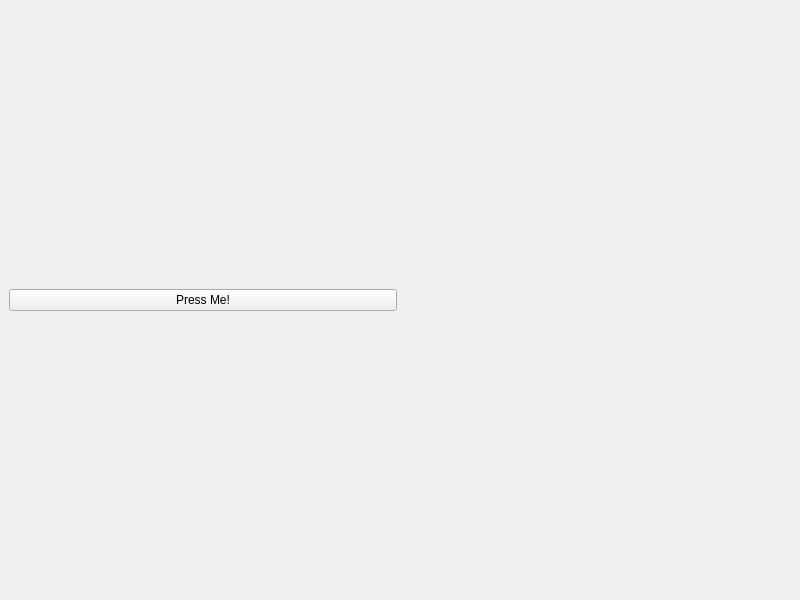
<?xml version="1.0" encoding="UTF-8"?>
<ui version="4.0">
 <class>MainWindow</class>
 <widget class="QMainWindow" name="MainWindow">
  <property name="geometry">
   <rect>
    <x>0</x>
    <y>0</y>
    <width>800</width>
    <height>600</height>
   </rect>
  </property>
  <property name="windowTitle">
   <string>MainWindow</string>
  </property>
  <widget class="QWidget" name="centralwidget">
   <layout class="QHBoxLayout" name="horizontalLayout">
    <item>
     <widget class="CustomButton" name="pushButton">
      <property name="text">
       <string>Press Me!</string>
      </property>
     </widget>
    </item>
    <item>
     <widget class="CustomLabel" name="label">
      <property name="text">
       <string/>
      </property>
     </widget>
    </item>
   </layout>
  </widget>
 </widget>
 <customwidgets>
  <customwidget>
   <class>CustomLabel</class>
   <extends>QLabel</extends>
   <header location="global">custom_label.h</header>
   <slots>
    <slot>setCustomText(list)</slot>
   </slots>
  </customwidget>
  <customwidget>
   <class>CustomButton</class>
   <extends>QPushButton</extends>
   <header location="global">custom_button.h</header>
   <slots>
    <signal>buttonPressed(list)</signal>
   </slots>
  </customwidget>
 </customwidgets>
 <resources/>
 <connections>
  <connection>
   <sender>pushButton</sender>
   <signal>buttonPressed(list)</signal>
   <receiver>label</receiver>
   <slot>setCustomText(list)</slot>
   <hints>
    <hint type="sourcelabel">
     <x>202</x>
     <y>299</y>
    </hint>
    <hint type="destinationlabel">
     <x>596</x>
     <y>299</y>
    </hint>
   </hints>
  </connection>
 </connections>
</ui>
